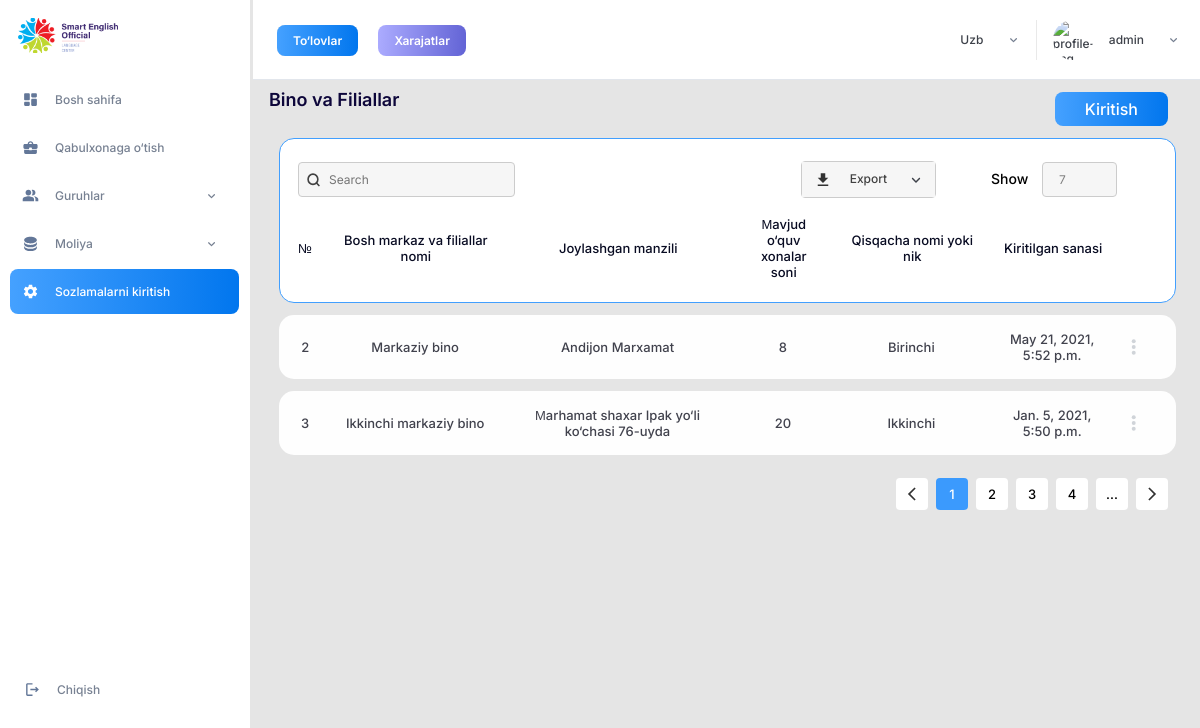
The app's page /building/ (signed in) with its own data.
### settings/models.py (models this page shows, shortened)
class Building(models.Model):
    name = models.CharField(max_length=255)
    location = models.CharField(max_length=255)
    room_amount = models.IntegerField(default=0)
    nickname = models.CharField(max_length=255)
    added_time = models.DateTimeField()
    class Meta:
        verbose_name = 'building'
        verbose_name_plural = 'buildings'

### settings/views.py (the view)
# urls.py: path('building/', views.building, name='building'),
def building(request):
	buildings = Building.objects.all()
	return render(request, 'building.html', {'buildings':buildings})

### templates/building.html (shortened to what this page needs)
{% extends "base.html" %}
{% load static %}
{% block content %}
		<div class="content">
			<aside class="navbar">
				<a class="logo" href="{% url 'settings:dashboard' %}"><img src="{% static 'images/logo.png' %}" alt="logo"></a>
				<ul class="menu">
					<li class="menu__item">
						<a class="menu__link" href="{% url 'settings:dashboard' %}">
						Bosh sahifa</a></li>
					<li class="menu__item">
						<a class="menu__link" href="#">
						Qabulxonaga o‘tish
						</a>
					</li>
					<li class="menu__item menu-group">
						<a class="menu__link menu-link--dropdown" href="#">
						Guruhlar
					</a>
					</li>
					<li class="menu__item menu-finance">
						<a class="menu__link menu-link--dropdown" href="#">
							Moliya
						</a>
					</li>
					<li class="menu__item">
						<a class="menu__link menu__link--active" href="{% url 'settings:config' %}">
						Sozlamalarni kiritish
						</a>
					</li>
				</ul>
				<a class="logout-btn" href="log-in.html">
						Chiqish
				</a>
			</aside>
			<header class="header">
			<div class="header-info">
				<a class="header-info__item header-info__item--active" href="#">To‘lovlar</a>
				<a class="header-info__item" href="#">Xarajatlar</a>
			</div>
			<div class="header-profile">
				<div class="language">
					<a class="language__item" href="#">Uzb</a>
				</div>
				<a class="profile" href="#">
					<img class="profile__img" src="{{ request.user.profile.photo.url }}" alt="profile-img">
					<div class="profile__name">{{user.username}}</div>
				</a>
			</div>
			</header>
			<div class="content-item">
				<div class="build-title">
					<h3 class="page-title">
						Bino va Filiallar
					</h3>
					<a class="enter" href="#">Kiritish</a>
				</div>
				<div class="container">
					<div class="build-search">
						<div class="build-top">
							<div class="build-top__item">
								<input type="text" name="build-search" placeholder="Search">
								<img class="build-search__img" src="{% static 'images/search.svg' %}" alt="search">
							</div>
							<div class="build-top__item build-export__second">
								<ul class="build-export">
									<li class="build-export__item">Export</li>
								</ul>
								<div class="build-export__number">
									<span>Show</span> <input type="number" name="number" value="7">
								</div>
							</div>
						</div>
						<ul class="building build-table build-table--bold">
							<li class="build-table__item build-table__item--1">
								№
							</li>
							<li class="build-table__item build-table__item--2">
								Bosh markaz va filiallar nomi
							</li>
							<li class="build-table__item build-table__item--3">
								Joylashgan manzili
							</li>
							<li class="build-table__item build-table__item--4">
								Мavjud o‘quv <br> xonalar soni
							</li>
							<li class="build-table__item build-table__item--5">
								Qisqacha nomi yoki nik
							</li>
							<li class="build-table__item build-table__item--6">
								Kiritilgan sanasi
							</li>
						</ul>
					</div>
					{% for b in buildings %}
					<ul class="building build-table build-table--light">
						<li class="build-table__item build-table__item--1">
							{{b.id}}
						</li>
						<li class="build-table__item build-table__item--2">
							{{ b.name }}
						</li>
						<li class="build-table__item build-table__item--3">
							{{ b.location }}
						</li>
						<li class="build-table__item build-table__item--4">
							{{ b.room_amount }}
						</li>
						<li class="build-table__item build-table__item--5">
							{{ b.nickname }}
						</li>
						<li class="build-table__item build-table__item--6">
							{{ b.added_time }}
						</li>
						<li class="build-table__item build-table__item--7">
						</li>
					</ul>
					{%endfor%}
					<ul class="pagination">
						<li><a class="pagination__item" href="#"><img src="{% static 'images/pagination-arrow-left.svg' %}" alt="pagination icon"></a></li>
						<li><a class="pagination__item pagination__item--active" href="#">1</a></li>
						<li><a class="pagination__item" href="#">2</a></li>
						<li><a class="pagination__item" href="#">3</a></li>
						<li><a class="pagination__item" href="#">4</a></li>
						<li class="pagination__item pagination-more">...</li>
						<li><a class="pagination__item" href="#"><img src="{% static 'images/pagination-arrow-right.svg' %}" alt="pagination icon"></li></a>
					</ul>
				</div>
			</div>
		</div>
{% endblock %}

### records on screen
Building: id "2", name "Markaziy bino", location "Andijon Marxamat", room_amount "8", nickname "Birinchi", added_time "May 21, 2021, 5:52 p.m."
Building: id "3", name "Ikkinchi markaziy bino", location "Мarhamat shaxar Ipak yo‘li ko‘chasi 76-uyda", room_amount "20", nickname "Ikkinchi", added_time "Jan. 5, 2021, 5:50 p.m."

### other values on screen
{{ user.username }} "admin"
